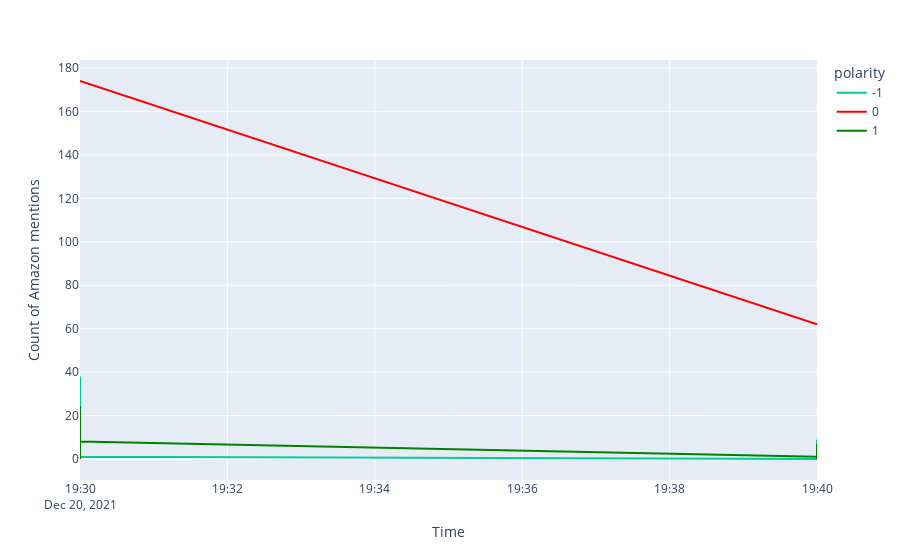

The notebook cell this image was saved under:
### Code cell
amazon_df['created_at'] = pd.to_datetime(amazon_df['created_at'])
result = amazon_df.groupby(
    [pd.Grouper(key = 'created_at', freq = '600s'), 'polarity']
).count().unstack(fill_value=0).stack().reset_index()

result['polarity'] = result['polarity'].apply(lambda x: -1 if x < 0 else (1 if x > 0 else 0))
result = result.rename(columns = 
{'id': 'Count of Amazon mentions', 'created_at': 'Time'})
result['Keyword'] = 'Amazon'
time_series = result["Time"][result['polarity']==0].reset_index(drop=True)
fig = px.line(result, x = 'Time', y = 'Count of Amazon mentions', color = 'polarity', color_discrete_map = {0: 'red', 1: 'green'})
fig.show()

### Figure 1 — Plotly figure (JSON) as saved in the notebook; plotly's stock layout.template omitted (floating-point values rounded to 4 significant figures; data arrays with more than 128 entries replaced by an {"elided": "..."} marker saying what was removed)
{"data": [{"hovertemplate": "polarity=-1<br>Time=%{x}<br>Count of Amazon mentions=%{y}<extra></extra>", "legendgroup": "-1", "line": {"color": "#00cc96", "dash": "solid"}, "marker": {"symbol": "circle"}, "mode": "lines", "name": "-1", "orientation": "v", "showlegend": true, "type": "scatter", "x": ["2021-12-20T19:30:00", "2021-12-20T19:30:00", "2021-12-20T19:30:00", "2021-12-20T19:30:00", "2021-12-20T19:30:00", "2021-12-20T19:30:00", "2021-12-20T19:30:00", "2021-12-20T19:30:00", "2021-12-20T19:30:00", "2021-12-20T19:30:00", "2021-12-20T19:30:00", "2021-12-20T19:30:00", "2021-12-20T19:30:00", "2021-12-20T19:30:00", "2021-12-20T19:30:00", "2021-12-20T19:30:00", "2021-12-20T19:30:00", "2021-12-20T19:30:00", "2021-12-20T19:30:00", "2021-12-20T19:30:00", "2021-12-20T19:30:00", "2021-12-20T19:30:00", "2021-12-20T19:30:00", "2021-12-20T19:30:00", "2021-12-20T19:30:00", "2021-12-20T19:30:00", "2021-12-20T19:30:00", "2021-12-20T19:30:00", "2021-12-20T19:30:00", "2021-12-20T19:30:00", "2021-12-20T19:30:00", "2021-12-20T19:40:00", "2021-12-20T19:40:00", "2021-12-20T19:40:00", "2021-12-20T19:40:00", "2021-12-20T19:40:00", "2021-12-20T19:40:00", "2021-12-20T19:40:00", "2021-12-20T19:40:00", "2021-12-20T19:40:00", "2021-12-20T19:40:00", "2021-12-20T19:40:00", "2021-12-20T19:40:00", "2021-12-20T19:40:00", "2021-12-20T19:40:00", "2021-12-20T19:40:00", "2021-12-20T19:40:00", "2021-12-20T19:40:00", "2021-12-20T19:40:00", "2021-12-20T19:40:00", "2021-12-20T19:40:00", "2021-12-20T19:40:00", "2021-12-20T19:40:00", "2021-12-20T19:40:00", "2021-12-20T19:40:00", "2021-12-20T19:40:00", "2021-12-20T19:40:00", "2021-12-20T19:40:00", "2021-12-20T19:40:00", "2021-12-20T19:40:00", "2021-12-20T19:40:00", "2021-12-20T19:40:00"], "xaxis": "x", "y": [1, 1, 2, 2, 6, 0, 1, 2, 1, 5, 0, 0, 1, 38, 0, 0, 4, 1, 0, 4, 0, 2, 1, 0, 6, 1, 0, 1, 1, 1, 1, 0, 0, 0, 0, 1, 1, 0, 0, 0, 0, 1, 2, 1, 9, 1, 2, 0, 0, 1, 1, 1, 0, 0, 1, 2, 0, 1, 1, 1, 0, 0], "yaxis": "y"}, {"hovertemplate": "polarity=0<br>Time=%{x}<br>Count of Amazon mentions=%{y}<extra></extra>", "legendgroup": "0", "line": {"color": "red", "dash": "solid"}, "marker": {"symbol": "circle"}, "mode": "lines", "name": "0", "orientation": "v", "showlegend": true, "type": "scatter", "x": ["2021-12-20T19:30:00", "2021-12-20T19:40:00"], "xaxis": "x", "y": [174, 62], "yaxis": "y"}, {"hovertemplate": "polarity=1<br>Time=%{x}<br>Count of Amazon mentions=%{y}<extra></extra>", "legendgroup": "1", "line": {"color": "green", "dash": "solid"}, "marker": {"symbol": "circle"}, "mode": "lines", "name": "1", "orientation": "v", "showlegend": true, "type": "scatter", "x": {"elided": "142 str values"}, "xaxis": "x", "y": {"elided": "142 int values"}, "yaxis": "y"}], "layout": {"legend": {"title": {"text": "polarity"}, "tracegroupgap": 0}, "margin": {"t": 60}, "xaxis": {"anchor": "y", "domain": [0, 1], "title": {"text": "Time"}}, "yaxis": {"anchor": "x", "domain": [0, 1], "title": {"text": "Count of Amazon mentions"}}}}
